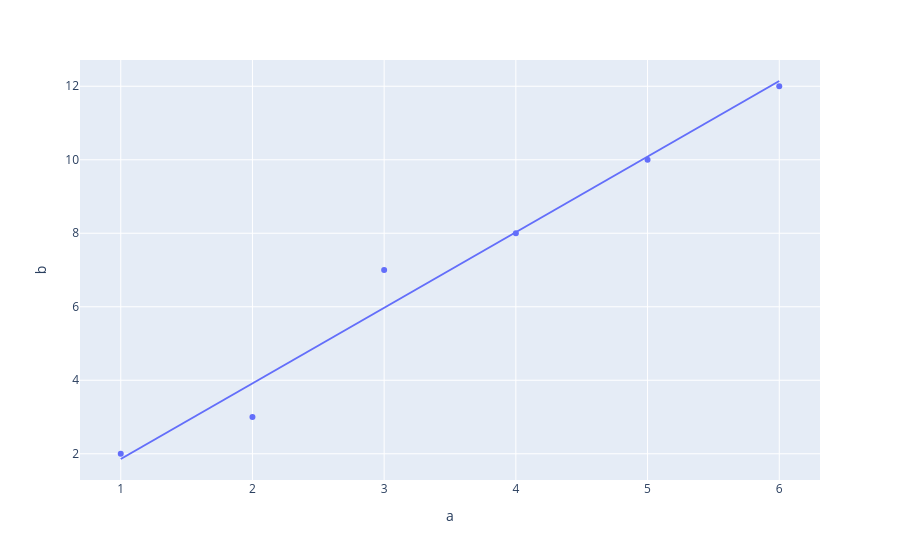

The cell this chart's notebook holds for it:
### Code cell
fig = px.scatter(df, x='a', y='b', trendline='ols')
results = px.get_trendline_results(fig)
fig.show()

### Figure 1 — Plotly figure (JSON) as saved in the notebook; plotly's stock layout.template omitted (floating-point values rounded to 4 significant figures)
{"data": [{"hovertemplate": "a=%{x}<br>b=%{y}<extra></extra>", "legendgroup": "", "marker": {"color": "#636efa", "symbol": "circle"}, "mode": "markers", "name": "", "orientation": "v", "showlegend": false, "type": "scatter", "x": [1, 2, 3, 4, 5, 6], "xaxis": "x", "y": [2, 3, 7, 8, 10, 12], "yaxis": "y"}, {"hovertemplate": "<b>OLS trendline</b><br>b = 2.05714 * a + -0.2<br>R<sup>2</sup>=0.974436<br><br>a=%{x}<br>b=%{y} <b>(trend)</b><extra></extra>", "legendgroup": "", "marker": {"color": "#636efa", "symbol": "circle"}, "mode": "lines", "name": "", "showlegend": false, "type": "scatter", "x": [1, 2, 3, 4, 5, 6], "xaxis": "x", "y": [1.857, 3.914, 5.971, 8.029, 10.09, 12.14], "yaxis": "y"}], "layout": {"legend": {"tracegroupgap": 0}, "margin": {"t": 60}, "xaxis": {"anchor": "y", "domain": [0, 1], "title": {"text": "a"}}, "yaxis": {"anchor": "x", "domain": [0, 1], "title": {"text": "b"}}}}
